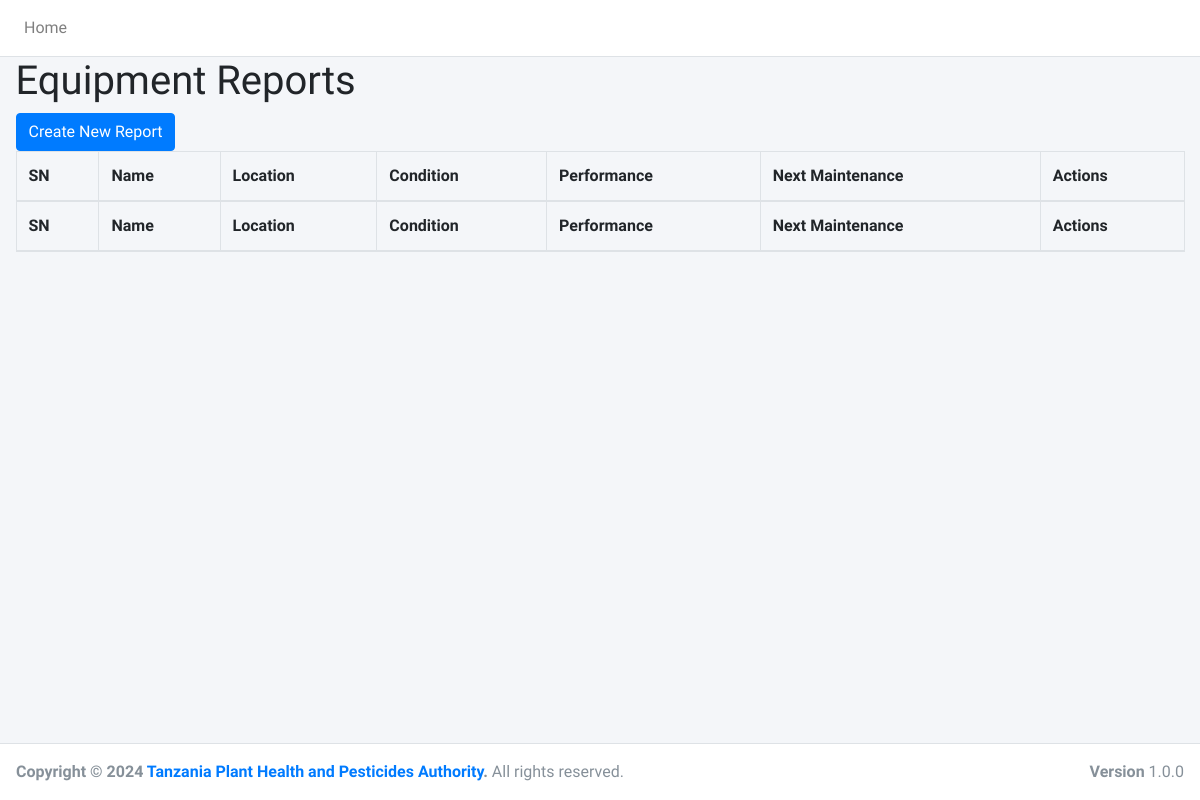
The app's page /Equipments/, older data.
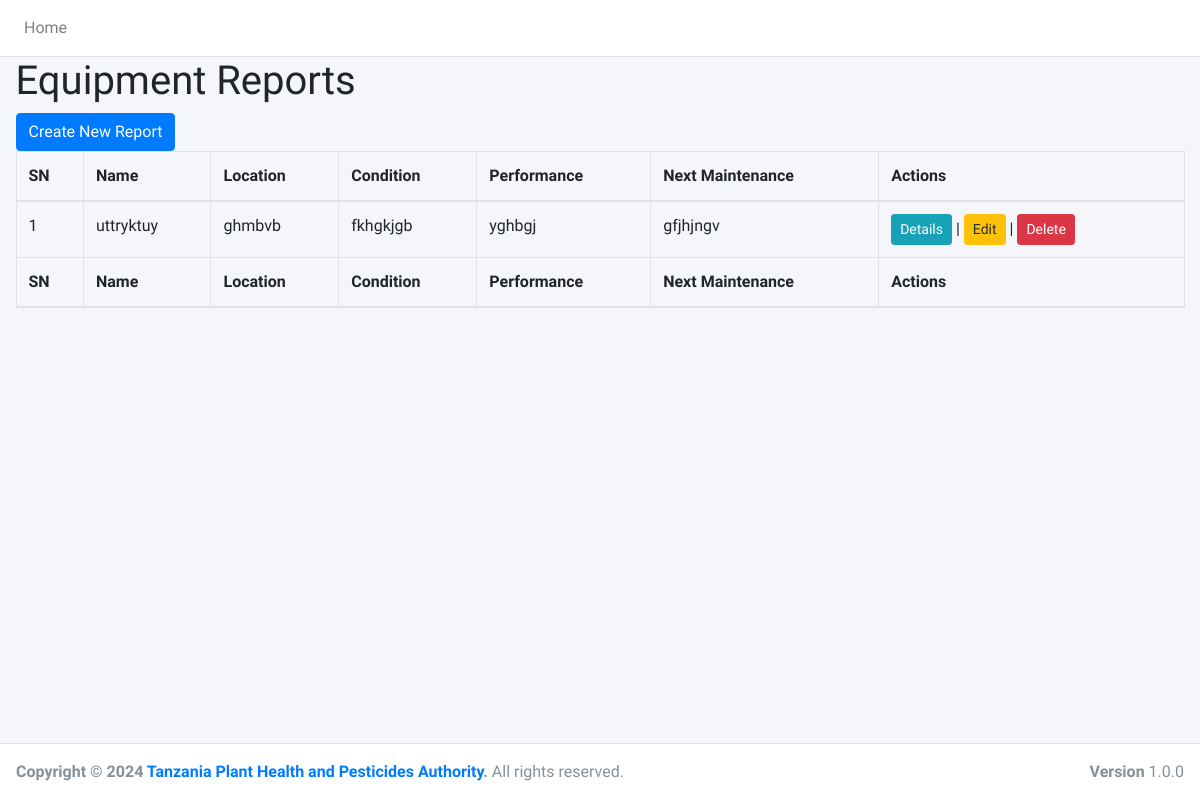
The same page, newer data.
### Equipments/models.py (models this page shows, shortened)
class Equipment(models.Model):
    name = models.CharField(max_length=255)
    make = models.CharField(max_length=255)
    model = models.CharField(max_length=255)
    serial_number = models.CharField(max_length=255, unique=True)
    location = models.CharField(max_length=255)
    purpose = models.TextField()
    frequency_of_use = models.CharField(max_length=255)
    users = models.CharField(max_length=255)
    training_records = models.TextField()
    condition = models.CharField(max_length=255)
    performance = models.TextField()
    capacity = models.TextField()
    compliance = models.TextField()
    routine_maintenance = models.TextField()
    preventive_maintenance = models.TextField()
    corrective_maintenance = models.TextField()
    service_contracts = models.TextField()
    maintenance_logs = models.TextField()
    calibration_records = models.TextField()
    inspection_reports = models.TextField()
    repair_records = models.TextField()
    regulatory_compliance = models.TextField()
    manufacturer_guidelines = models.TextField()
    performance_metrics = models.TextField()
    downtime_records = models.TextField()
    upgrade_recommendations = models.TextField()
    training_needs = models.TextField()
    risk_factors = models.TextField()
    mitigation_measures = models.TextField()
    maintenance_costs = models.DecimalField(max_digits=10, decimal_places=2)
    budget_allocation = models.DecimalField(max_digits=10, decimal_places=2)

### Equipments/views.py (the view)
# urls.py: path('', views.equipment_list, name='equipment_list'),
def equipment_list(request):
    equipment = Equipment.objects.all()
    return render(request, 'Equipments/equipment_list.html', {'equipment': equipment})

### Equipments/Templates/Equipments/equipment_list.html (shortened to what this page needs)
{% extends 'Meetings/base.html' %}
{% block content %}
  <h1>Equipment Reports</h1>
  <a href="{% url 'equipment_create' %}" class="btn btn-primary">Create New Report</a>
  <table class="table table-bordered" id="reporting_list">
    <thead>
      <tr>
        <th>SN</th>
        <th>Name</th>
        <th>Location</th>
        <th>Condition</th>
        <th>Performance</th>
        <th>Next Maintenance</th>
        <th>Actions</th>
      </tr>
    </thead>
    <tbody>
      {% for item in equipment %}
      <tr>
        <td>{{ item.id }}</td>
        <td>{{ item.name }}</td>
        <td>{{ item.location }}</td>
        <td>{{ item.condition }}</td>
        <td>{{ item.performance }}</td>
        <td>{{ item.preventive_maintenance }}</td>
        <td>
          <a href="{% url 'equipment_detail' item.pk %}" class="btn btn-info btn-sm">Details</a> |
          <a href="{% url 'equipment_update' item.pk %}" class="btn btn-warning btn-sm">Edit</a> |
          <a href="{% url 'equipment_delete' item.pk %}" class="btn btn-danger btn-sm">Delete</a>
        </td>
      </tr>
      {% endfor %}
    </tbody>
    <thead>
      <tr>
        <th>SN</th>
        <th>Name</th>
        <th>Location</th>
        <th>Condition</th>
        <th>Performance</th>
        <th>Next Maintenance</th>
        <th>Actions</th>
      </tr>
    </thead>
  </table>
{% endblock %}

Row changes from the older to the newer data that the page shows:
added Equipment: id "1", name "uttryktuy", location "ghmbvb", condition "fkhgkjgb", performance "yghbgj", preventive_maintenance "gfjhjngv"
